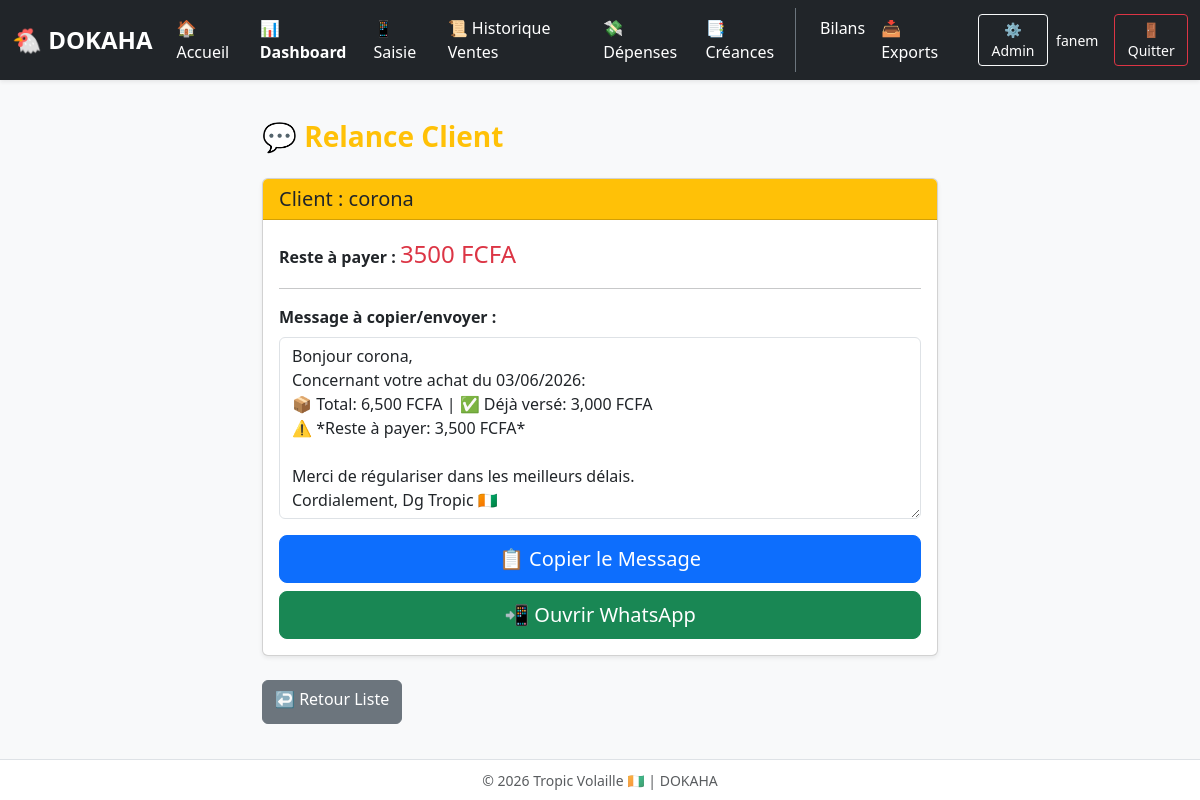
The app's page /credits/55/relance/ (signed in), older data.
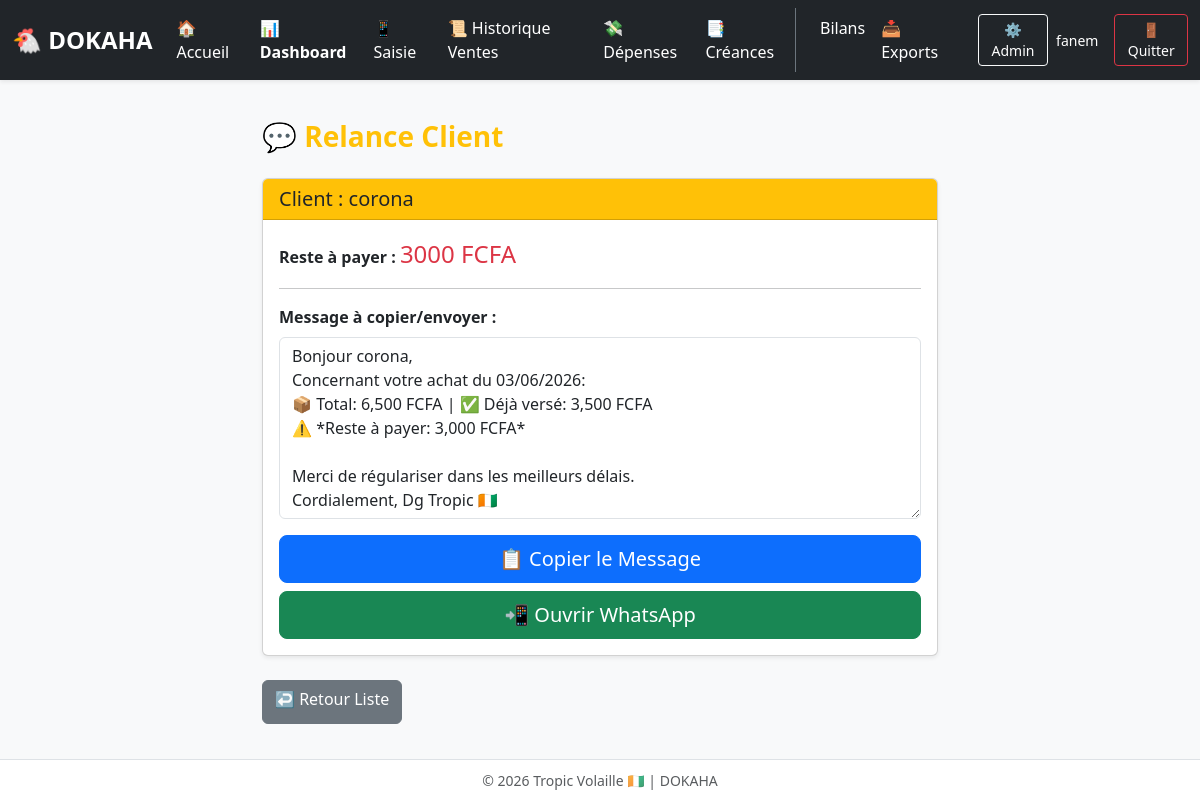
The same page, newer data.
### gestion/models.py (models this page shows, shortened)
class Vente(models.Model):
    poulailler = models.ForeignKey(Poulailler, on_delete=models.SET_NULL, null=True, blank=True, verbose_name="Bâtiment")
    date = models.DateField(verbose_name="Date")
    client = models.CharField(max_length=100, blank=True, null=True, verbose_name="Client")
    type_vente = models.CharField(
        max_length=20,
        choices=[('oeufs', '🥚 Œufs'), ('poules', '🐔 Poules'), ('autres', '📦 Autres')],
        default='oeufs'
    )
    plateaux = models.IntegerField(default=0)
    unites = models.IntegerField(default=0)
    prix_plateau = models.DecimalField(max_digits=10, decimal_places=2, default=0)
    montant_total = models.DecimalField(max_digits=10, decimal_places=2, default=0)
    paye = models.BooleanField(default=True)
    montant_paye = models.DecimalField(max_digits=10, decimal_places=2, default=0, verbose_name="Montant payé (FCFA)")
    montant_restant = models.DecimalField(max_digits=10, decimal_places=2, default=0, verbose_name="Reste à payer (FCFA)")
    mode_paiement = models.CharField(
        max_length=20,
        default='comptant',
        choices=[('comptant', '💵 Comptant'), ('credit', '📝 Crédit'), ('mobile', '📱 Mobile Money'), ('cheque', '🧾 Chèque')],
        verbose_name="Mode de paiement"
    )
    plateaux = models.IntegerField(default=0, verbose_name='Nombre de plateaux (30 œufs)')
    reste_oeufs = models.IntegerField(default=0, verbose_name='Œufs restants (0-29)')
    class Meta:
        verbose_name = "Vente"
        verbose_name_plural = "Ventes"
        ordering = ['-date']

### gestion/views.py (the view)
# urls.py: path('credits/<int:vente_id>/relance/', views.credits_relance, name='credits_relance'),
@login_required
def credits_relance(request, vente_id):
    from .models import Vente
    from django.shortcuts import get_object_or_404, render
    vente = get_object_or_404(Vente, pk=vente_id)
    msg = (f"Bonjour {vente.client},\n"
           f"Concernant votre achat du {vente.date.strftime('%d/%m/%Y')}:\n"
           f"📦 Total: {vente.montant_total:,.0f} FCFA | ✅ Déjà versé: {vente.montant_paye or 0:,.0f} FCFA\n"
           f"⚠️ *Reste à payer: {vente.montant_restant:,.0f} FCFA*\n\n"
           f"Merci de régulariser dans les meilleurs délais.\nCordialement, Dg Tropic 🇨🇮")
    return render(request, 'gestion/credits_relance.html', {'vente': vente, 'message': msg})

### gestion/templates/gestion/credits_relance.html (shortened to what this page needs)
{% extends "gestion/base.html" %}
{% block content %}
<div class="container mt-4" style="max-width:700px">
    <h3 class="mb-4 fw-bold text-warning">💬 Relance Client</h3>
    <div class="card shadow-sm mb-4">
        <div class="card-header bg-warning text-dark"><h5 class="mb-0">Client : {{ vente.client|default:"Inconnu" }}</h5></div>
        <div class="card-body">
            <p><strong>Reste à payer :</strong> <span class="text-danger fs-4">{{ vente.montant_restant|floatformat:0 }} FCFA</span></p>
            <hr>
            <label class="form-label fw-bold">Message à copier/envoyer :</label>
            <textarea class="form-control" rows="7" id="msgBox" readonly>{{ message }}</textarea>
            <div class="d-grid gap-2 mt-3">
                <button onclick="copier()" class="btn btn-primary btn-lg">📋 Copier le Message</button>
                <a href="https://wa.me/?text={{ message|urlencode }}" target="_blank" class="btn btn-success btn-lg">📲 Ouvrir WhatsApp</a>
            </div>
        </div>
    </div>
    <a href="{% url 'credits_list' %}" class="btn btn-secondary">↩️ Retour Liste</a>
</div>
{% endblock %}

Row changes from the older to the newer data that the page shows:
changed Vente "corona": montant_restant "3500" → "3000"
Text that changed along with them:
form field message: "…| ✅ Déjà versé: 3,000 FCFA ⚠️ *Reste à payer: 3,500 FCFA* Merci de régulariser…" → "…| ✅ Déjà versé: 3,500 FCFA ⚠️ *Reste à payer: 3,000 FCFA* Merci de régulariser…"
